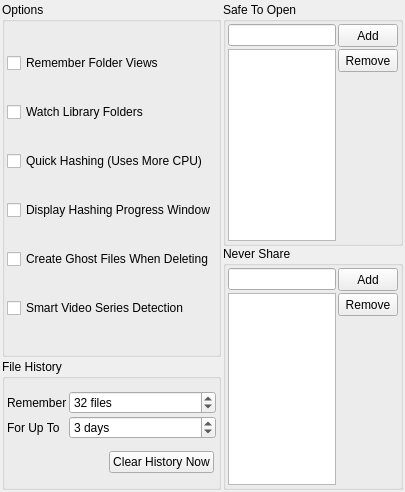
     <widget class="QWidget" name="pageLibrary">
      <layout class="QGridLayout" name="gridLayout_10">
       <property name="margin">
        <number>2</number>
       </property>
       <property name="spacing">
        <number>2</number>
       </property>
       <item row="0" column="0">
        <widget class="QGroupBox" name="groupBoxLibraryOptions">
         <property name="minimumSize">
          <size>
           <width>0</width>
           <height>0</height>
          </size>
         </property>
         <property name="title">
          <string>Options</string>
         </property>
         <layout class="QGridLayout" name="gridLayout_8" columnstretch="0">
          <property name="margin">
           <number>2</number>
          </property>
          <property name="spacing">
           <number>0</number>
          </property>
          <item row="0" column="0">
           <widget class="QCheckBox" name="checkBoxRememberViews">
            <property name="text">
             <string>Remember Folder Views</string>
            </property>
           </widget>
          </item>
          <item row="1" column="0">
           <widget class="QCheckBox" name="checkBoxWatchFolders">
            <property name="text">
             <string>Watch Library Folders</string>
            </property>
           </widget>
          </item>
          <item row="2" column="0">
           <widget class="QCheckBox" name="checkBoxQuickHashing">
            <property name="text">
             <string>Quick Hashing (Uses More CPU)</string>
            </property>
           </widget>
          </item>
          <item row="4" column="0">
           <widget class="QCheckBox" name="checkBoxGhostFiles">
            <property name="text">
             <string>Create Ghost Files When Deleting</string>
            </property>
           </widget>
          </item>
          <item row="5" column="0">
           <widget class="QCheckBox" name="checkBoxSeriesDetection">
            <property name="text">
             <string>Smart Video Series Detection</string>
            </property>
           </widget>
          </item>
          <item row="3" column="0">
           <widget class="QCheckBox" name="checkBoxDisplayHashingProgress">
            <property name="text">
             <string>Display Hashing Progress Window</string>
            </property>
           </widget>
          </item>
         </layout>
        </widget>
       </item>
       <item row="1" column="0">
        <widget class="QGroupBox" name="groupBoxHistory">
         <property name="minimumSize">
          <size>
           <width>0</width>
           <height>0</height>
          </size>
         </property>
         <property name="maximumSize">
          <size>
           <width>16777215</width>
           <height>131</height>
          </size>
         </property>
         <property name="title">
          <string>File History</string>
         </property>
         <layout class="QGridLayout" name="gridLayout_7">
          <property name="margin">
           <number>2</number>
          </property>
          <property name="spacing">
           <number>2</number>
          </property>
          <item row="0" column="0" colspan="3">
           <layout class="QGridLayout" name="gridLayoutHistory">
            <item row="0" column="0">
             <widget class="QLabel" name="labelRememberFiles">
              <property name="text">
               <string>Remember</string>
              </property>
             </widget>
            </item>
            <item row="0" column="1">
             <widget class="QSpinBox" name="spinBoxRememberFiles">
              <property name="sizePolicy">
               <sizepolicy hsizetype="MinimumExpanding" vsizetype="Fixed">
                <horstretch>0</horstretch>
                <verstretch>0</verstretch>
               </sizepolicy>
              </property>
              <property name="suffix">
               <string> files</string>
              </property>
              <property name="maximum">
               <number>365</number>
              </property>
              <property name="value">
               <number>32</number>
              </property>
             </widget>
            </item>
            <item row="1" column="0">
             <widget class="QLabel" name="labelUpToDays">
              <property name="text">
               <string>For Up To</string>
              </property>
             </widget>
            </item>
            <item row="1" column="1">
             <widget class="QSpinBox" name="spinBoxUpToDays">
              <property name="sizePolicy">
               <sizepolicy hsizetype="MinimumExpanding" vsizetype="Fixed">
                <horstretch>0</horstretch>
                <verstretch>0</verstretch>
               </sizepolicy>
              </property>
              <property name="suffix">
               <string> days</string>
              </property>
              <property name="prefix">
               <string/>
              </property>
              <property name="maximum">
               <number>365</number>
              </property>
              <property name="value">
               <number>3</number>
              </property>
             </widget>
            </item>
           </layout>
          </item>
          <item row="1" column="1">
           <widget class="QPushButton" name="pushButtonClearHistory">
            <property name="text">
             <string>Clear History Now</string>
            </property>
           </widget>
          </item>
          <item row="1" column="0">
           <spacer name="horizontalSpacerClearHistory">
            <property name="orientation">
             <enum>Qt::Horizontal</enum>
            </property>
            <property name="sizeHint" stdset="0">
             <size>
              <width>40</width>
              <height>20</height>
             </size>
            </property>
           </spacer>
          </item>
         </layout>
        </widget>
       </item>
       <item row="0" column="1" rowspan="2">
        <layout class="QGridLayout" name="gridLayoutOpenOrNever">
         <property name="spacing">
          <number>0</number>
         </property>
         <item row="0" column="0">
          <widget class="QGroupBox" name="groupBoxSafeOpen">
           <property name="sizePolicy">
            <sizepolicy hsizetype="Preferred" vsizetype="Preferred">
             <horstretch>0</horstretch>
             <verstretch>0</verstretch>
            </sizepolicy>
           </property>
           <property name="minimumSize">
            <size>
             <width>0</width>
             <height>80</height>
            </size>
           </property>
           <property name="maximumSize">
            <size>
             <width>180</width>
             <height>16777215</height>
            </size>
           </property>
           <property name="title">
            <string>Safe To Open</string>
           </property>
           <layout class="QGridLayout" name="gridLayout_26">
            <property name="margin">
             <number>2</number>
            </property>
            <property name="spacing">
             <number>2</number>
            </property>
            <item row="0" column="0">
             <widget class="QLineEdit" name="lineEditSafeOpen"/>
            </item>
            <item row="1" column="0" rowspan="2">
             <widget class="QListWidget" name="listWidgetSafeOpen">
              <property name="sizePolicy">
               <sizepolicy hsizetype="Expanding" vsizetype="Expanding">
                <horstretch>0</horstretch>
                <verstretch>0</verstretch>
               </sizepolicy>
              </property>
              <property name="sortingEnabled">
               <bool>true</bool>
              </property>
             </widget>
            </item>
            <item row="0" column="1">
             <widget class="QPushButton" name="pushButtonAddSafe">
              <property name="minimumSize">
               <size>
                <width>60</width>
                <height>23</height>
               </size>
              </property>
              <property name="maximumSize">
               <size>
                <width>60</width>
                <height>23</height>
               </size>
              </property>
              <property name="text">
               <string>Add</string>
              </property>
             </widget>
            </item>
            <item row="1" column="1">
             <widget class="QPushButton" name="pushButtonRemoveSafe">
              <property name="minimumSize">
               <size>
                <width>60</width>
                <height>23</height>
               </size>
              </property>
              <property name="maximumSize">
               <size>
                <width>60</width>
                <height>23</height>
               </size>
              </property>
              <property name="text">
               <string>Remove</string>
              </property>
             </widget>
            </item>
           </layout>
          </widget>
         </item>
         <item row="1" column="0">
          <widget class="QGroupBox" name="groupBoxNeverShare">
           <property name="minimumSize">
            <size>
             <width>0</width>
             <height>80</height>
            </size>
           </property>
           <property name="maximumSize">
            <size>
             <width>180</width>
             <height>16777215</height>
            </size>
           </property>
           <property name="title">
            <string>Never Share</string>
           </property>
           <layout class="QGridLayout" name="gridLayout_27">
            <property name="margin">
             <number>2</number>
            </property>
            <property name="spacing">
             <number>2</number>
            </property>
            <item row="0" column="0">
             <widget class="QLineEdit" name="lineEditNeverShare"/>
            </item>
            <item row="1" column="0" rowspan="2">
             <widget class="QListWidget" name="listWidgetNeverShare">
              <property name="sortingEnabled">
               <bool>true</bool>
              </property>
             </widget>
            </item>
            <item row="0" column="1">
             <widget class="QPushButton" name="pushButtonNeverShareAdd">
              <property name="minimumSize">
               <size>
                <width>60</width>
                <height>23</height>
               </size>
              </property>
              <property name="maximumSize">
               <size>
                <width>60</width>
                <height>23</height>
               </size>
              </property>
              <property name="text">
               <string>Add</string>
              </property>
             </widget>
            </item>
            <item row="1" column="1">
             <widget class="QPushButton" name="pushButtonNeverShareRemove">
              <property name="minimumSize">
               <size>
                <width>60</width>
                <height>23</height>
               </size>
              </property>
              <property name="maximumSize">
               <size>
                <width>60</width>
                <height>23</height>
               </size>
              </property>
              <property name="text">
               <string>Remove</string>
              </property>
             </widget>
            </item>
           </layout>
          </widget>
         </item>
        </layout>
       </item>
      </layout>
     </widget>
